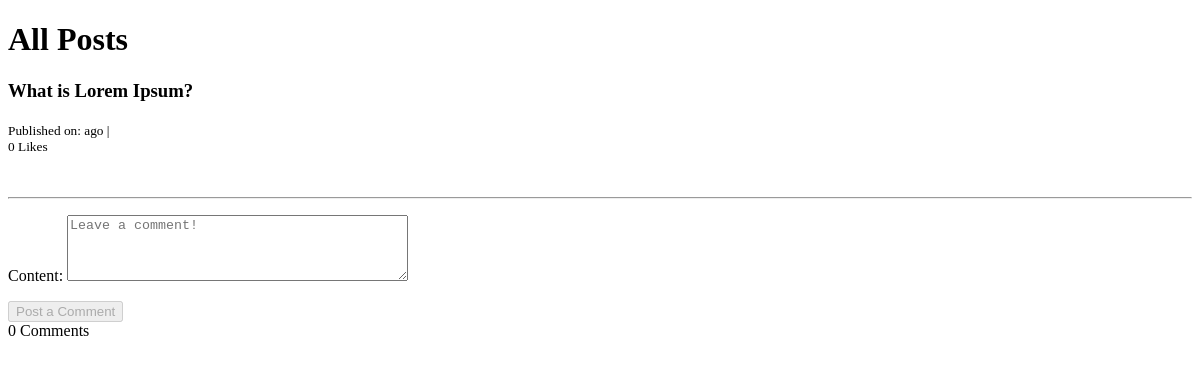
/blog/what-lorem-ipsum/, run on an earlier commit of the app's database.
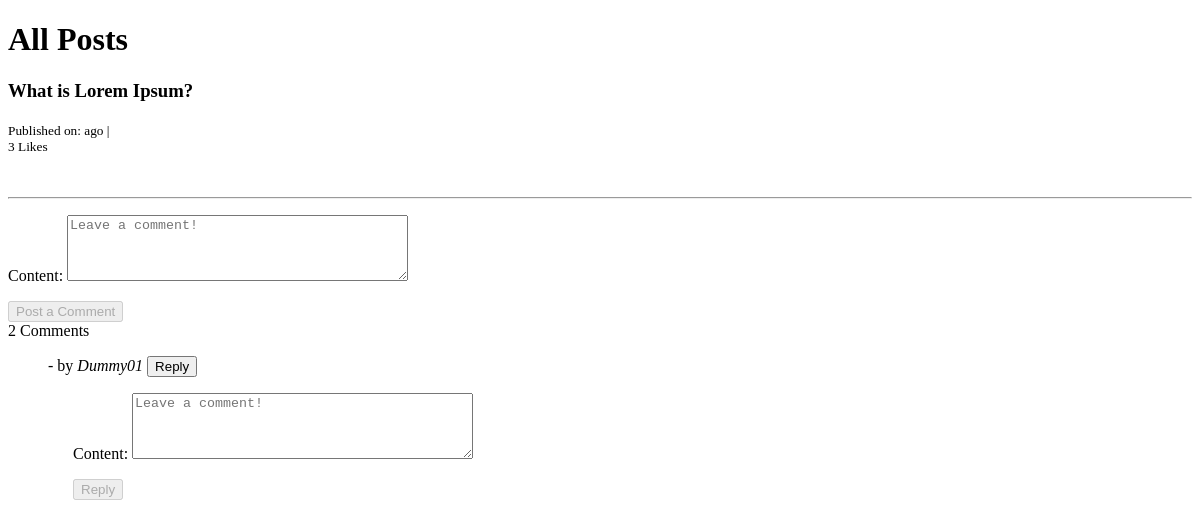
And on a later commit of the database.
### djaxifyapp/models.py (models this page shows, shortened)
class Post(models.Model):
    title = models.CharField(max_length=100)
    slug = models.SlugField(null=False, unique=True)
    overview = models.TextField()
    timestamp = models.DateTimeField(auto_now_add=True)
    content = models.TextField()
    author = models.ForeignKey(Author, on_delete=models.CASCADE)
    thumbnail = models.ImageField()
    categories = models.ManyToManyField(Category)
    featured = models.BooleanField()
    likes = models.ManyToManyField(User, blank=True, related_name='likes')
    objects = models.Manager()
    class Meta:
        ordering = ['-timestamp']
        indexes = [
            models.Index(fields=['id'], name='id_index'),
        ]

class Comment(models.Model):
    user = models.ForeignKey(User, on_delete=models.CASCADE)
    timestamp = models.DateTimeField(auto_now_add=True)
    content = models.TextField()
    parent = models.ForeignKey('self',  null=True, blank=True, on_delete=models.CASCADE, related_name='replies')
    post = models.ForeignKey(
        'Post', related_name='comments', on_delete=models.CASCADE)
    objects = CommentManager()
    class Meta:
        ordering = ['-timestamp']
    def children(self): #replies
        return Comment.objects.filter(parent=self)

### djaxifyapp/views.py (the view, shortened to what this page needs)
# urls.py: path('<slug:slug>/', post_detail, name='post-detail'),
def post_detail(request, slug=None):
    post = get_object_or_404(Post, slug=slug)
    comment_form = CommentForm(request.POST or None)
    is_liked = False
    if post.likes.filter(id=request.user.id).exists():
        is_liked = True
    context = {
        'post': post,
        'is_liked': is_liked,
        'comments': post.comments.all(),
        'total_likes': post.likes.count(),
        'total_comments': post.comments.count(),
        'comment_form': comment_form,
    }
    if request.is_ajax():
        html = render_to_string('comment_section.html', context, request=request)
        return JsonResponse({'form': html})
    return render(request, 'post_detail.html', context)

### djaxifyapp/forms.py
class CommentForm(forms.ModelForm):
    content = forms.CharField(widget=forms.Textarea(attrs={
        'class': 'form-control',
        'placeholder': 'Leave a comment!',
        'id': 'usercomment',
        'rows': '4'
    }))
    class Meta:
        model = Comment
        fields = ['content', ]

### djaxifyapp/models.py (called while the page is built)
    def all(self):
        qs = super(CommentManager, self).filter(parent=None)
        return qs

### djaxify/templates/post_detail.html (shortened to what this page needs)
{% extends "base.html" %}
{% block content %}
<h1>All Posts</h1>
{% if post %}
<h3>{{post.title}}</h3>
<small>
    <span>Published on:{{post.timestamp|timesince}} ago |&nbsp;
      <div id="like-section">
        {% include 'like_section.html' %}
      </div>
    </span>
</small>
<br>
<hr>
<div id="comment-section">
  {% include 'comment_section.html' %}
</div>
{% endif %}
{% endblock content %}

### djaxify/templates/base.html (shortened to what this page needs)
<!DOCTYPE html>
<html lang="en">
  <head>
  </head>
  <body>
    <div>
    {% block content %}{% endblock content %}
    </div>
  </body>
</html>

### djaxify/templates/like_section.html (shortened to what this page needs)
{{ total_likes }} Like{{ total_likes|pluralize }}

### djaxify/templates/comment_section.html (shortened to what this page needs)
{% extends "base.html" %}
{% block content %}
<div class="container-fluid mt-2">
        <form method="POST" class="comment-form" action="." > {% csrf_token %}
            {{comment_form.as_p}}
            {% if request.user.is_authenticated %}
            <input type="submit" value="Post a Comment" class="btn btn-outline-success">
            {% else %}
            <input type="submit" value="Post a Comment" class="btn btn-outline-success" disabled>
            {% endif %}
        </form>
    {{ total_comments }} Comment{{ total_comments|pluralize }}
    {% for comment in comments %}
    <blockquote class="blockquote">
        <footer class="blockquote-footer"> - by <cite title="Source Title">{{comment.user|capfirst}}</cite>
            <button type="button" name="button" class="reply-btn btn btn-outline-dark btn-sm ml-2">Reply</button>
        </footer>
        <div class="comment-reply container mt-2">
            <form class="reply-form" method="POST" action=".">
                {{comment_form.as_p}}
                {% if request.user.is_authenticated %}
                <input type="submit" value="Reply" class="btn btn-outline-success">
                {% else %}
                <input type="submit" value="Reply" class="btn btn-outline-success" disabled>
                {% endif %}
            </form>
        </div>
    </blockquote>
    <div class="comment-reply container mt-2" style="display: none;">
    {% endfor %}
    </div>
</div>
{% endblock content %}

### djaxify/templates/base.html (style rules this page uses)
*, *:before, *:after { box-sizing: border-box; -moz-box-sizing: border-box; -webkit-box-sizing: border-box; }
.container { position: relative; padding: 25px; }
.container:last-of-type { padding-top: 0px; }

What changed in the data, as far as the page shows it:
added Comment: user "Dummy01"
Also different on the page:
{{ total_likes }}: "0" → "3"
{{ total_comments }}: "0" → "2"
